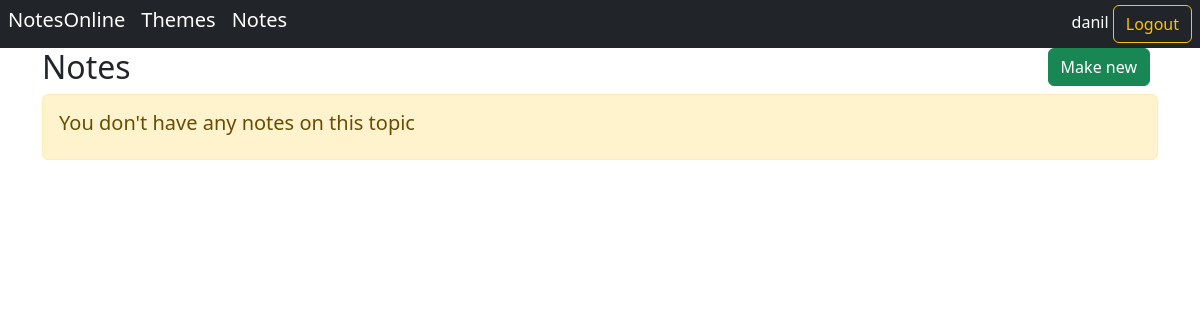
/notes/ (signed in), run on an earlier commit of the app's database.
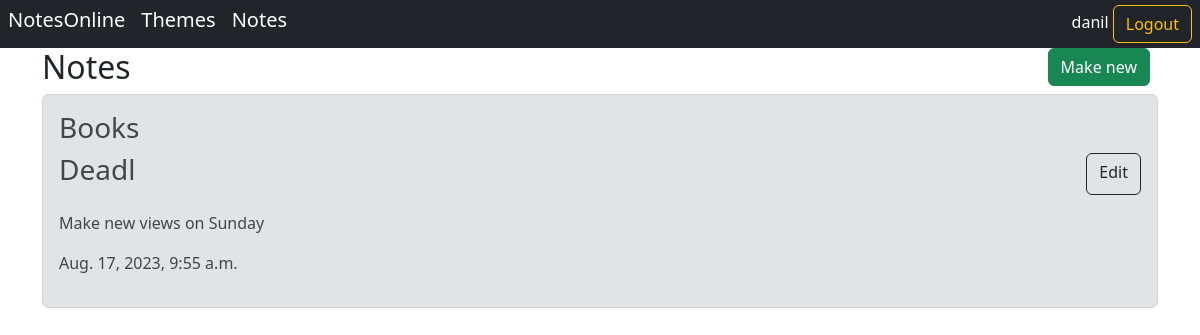
And on a later commit of the database.
### notes/models.py (models this page shows, shortened)
class Note(models.Model):
    topic = models.ForeignKey(to=Theme, on_delete=models.CASCADE ) #verbose_name="Note Theme"
    name = models.CharField(max_length=50) #verbose_name="Note Name" help_text="Note name",
    text = models.TextField()#help_text="Note text"
    created_at = models.DateTimeField(auto_now_add=True)
    updated_at = models.DateTimeField(auto_now=True)
    owner = models.ForeignKey(User, on_delete=models.CASCADE)
    class Meta:
        ordering = ['-id']

class Theme(models.Model):
    theme_name = models.CharField(max_length=30) #help_text="Note theme",
    created_at = models.DateTimeField(auto_now_add=True)
    updated_at = models.DateTimeField(auto_now=True)
    owner = models.ForeignKey(User, on_delete=models.CASCADE)
    class Meta:
        ordering = ['-id']
    def __str__(self):
        return "{}".format(self.theme_name)

### notes/views.py (the view)
# urls.py: path('notes/', views.get_notes, name="notes"),
@login_required
def get_notes(request):
    notes = Note.objects.filter(owner=request.user)
    return render(request, "notes/notes_list.html", {"notes": notes})

### notes/templates/notes/notes_list.html (shortened to what this page needs)
{% extends "notes/base.html" %}
{% block content %}
    <div class="d-flex  justify-content-between">
        <h2>Notes</h2>
        <a href="{% url 'create_note' %}"><button type="button" class="btn btn-success me-2">Make new</button></a>
    </div>
    {% if notes %}
        {% for note in notes %}
            <div class="alert alert-secondary mt2">
                <h3>{{note.topic}}</h3>
                <div class="d-flex  justify-content-between">
                    <h3>{{note.name}}</h3>
                    <a href="{% url 'note_detail' note.id %}" class="btn btn-outline-dark">Edit</a>
                </div>
                <p>{{note.text|linebreaks|truncatewords:30}}</p>
                <p>{{note.created_at}}</p>
            </div>
        {%endfor%}
    {% else %}
        <div class="alert alert-warning" role="alert">
          <h5>You don't have any notes on this topic</h5>
        </div>
    {% endif %}
{% endblock %}

### notes/templates/notes/base.html (shortened to what this page needs)
<!doctype html>
<html lang="en">
<head>
    <link rel="stylesheet", href="https://cdn.jsdelivr.net/npm/bootstrap@5.2.3/dist/css/bootstrap.min.css">
</head>
<header>
    <div class="d-flex flex-wrap align-items-center justify-content-center justify-content-lg-start bg-dark">
        <ul class="nav col-12 col-lg-auto me-lg-auto mb-2 justify-content-center mb-md-0">
            <h5><li><a href="{% url 'home' %}" class="nav-link px-2 text-white">NotesOnline</a></li></h5>
          <h5><li><a href="{% url 'themes' %}" class="nav-link px-2 text-white">Themes</a></li></h5>
          <h5><li><a href="{% url 'notes' %}" class="nav-link px-2 text-white">Notes</a></li></h5>
        </ul>
        <div class="text-end">
                {%if user.is_authenticated%}
                    <a href="" class="text-white text-decoration-none">{{user.username}}</a>
                    <a href="{% url 'logout' %}?next=/"><button type="button" class="btn btn-outline-warning me-2" >Logout</button></a>
                {%else%}
                    <a href="{% url 'login' %}"><button type="button" class="btn btn-outline-warning me-2">Login</button></a>
                    <a href="{% url 'register' %}"><button type="button" class="btn btn-primary me-2">Sign-up</button></a>
                {% endif %}
        </div>
      </div>
</header>
        <div class="container">
          {% block content %}{% endblock %}
      </div>
</html>

What changed in the data, as far as the page shows it:
now on this page (row edited): Note: topic "Books", name "Deadl", text "Make new views on Sunday", created_at "Aug. 17, 2023, 9:55 a.m."
Also different on the page:
text no longer shown: "You don't have any notes on this topic"
